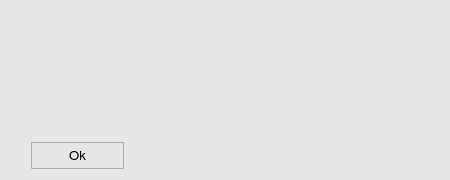
<?xml version="1.0" encoding="UTF-8"?>
<ui version="4.0">
 <class>infoWindow</class>
 <widget class="QWidget" name="infoWindow">
  <property name="geometry">
   <rect>
    <x>0</x>
    <y>0</y>
    <width>450</width>
    <height>180</height>
   </rect>
  </property>
  <property name="minimumSize">
   <size>
    <width>450</width>
    <height>180</height>
   </size>
  </property>
  <property name="maximumSize">
   <size>
    <width>452</width>
    <height>16777215</height>
   </size>
  </property>
  <property name="font">
   <font>
    <family>FreeSans</family>
    <pointsize>10</pointsize>
    <weight>50</weight>
    <bold>false</bold>
    <stylestrategy>PreferAntialias</stylestrategy>
   </font>
  </property>
  <property name="windowTitle">
   <string>Information</string>
  </property>
  <property name="windowIcon">
   <iconset>
    <normaloff>icons/info_popup_icon.svg</normaloff>icons/info_popup_icon.svg</iconset>
  </property>
  <property name="styleSheet">
   <string notr="true">QWidget {
	background-color: rgb(230,230,230);
}</string>
  </property>
  <layout class="QGridLayout" name="gridLayout">
   <item row="0" column="0">
    <layout class="QVBoxLayout" name="verticalLayout_2">
     <item>
      <layout class="QHBoxLayout" name="horizontalLayout">
       <item>
        <layout class="QVBoxLayout" name="verticalLayout">
         <item>
          <widget class="QLabel" name="iw_label_2">
           <property name="minimumSize">
            <size>
             <width>50</width>
             <height>50</height>
            </size>
           </property>
           <property name="maximumSize">
            <size>
             <width>50</width>
             <height>50</height>
            </size>
           </property>
           <property name="text">
            <string/>
           </property>
           <property name="pixmap">
            <pixmap>icons/info_popup_icon.svg</pixmap>
           </property>
           <property name="scaledContents">
            <bool>true</bool>
           </property>
          </widget>
         </item>
         <item>
          <spacer name="verticalSpacer">
           <property name="orientation">
            <enum>Qt::Vertical</enum>
           </property>
           <property name="sizeHint" stdset="0">
            <size>
             <width>20</width>
             <height>40</height>
            </size>
           </property>
          </spacer>
         </item>
        </layout>
       </item>
       <item>
        <spacer name="horizontalSpacer">
         <property name="orientation">
          <enum>Qt::Horizontal</enum>
         </property>
         <property name="sizeType">
          <enum>QSizePolicy::Fixed</enum>
         </property>
         <property name="sizeHint" stdset="0">
          <size>
           <width>20</width>
           <height>20</height>
          </size>
         </property>
        </spacer>
       </item>
       <item>
        <widget class="QLabel" name="iw_label_1">
         <property name="minimumSize">
          <size>
           <width>341</width>
           <height>120</height>
          </size>
         </property>
         <property name="maximumSize">
          <size>
           <width>341</width>
           <height>16777215</height>
          </size>
         </property>
         <property name="font">
          <font>
           <family>FreeSans</family>
           <pointsize>10</pointsize>
           <weight>50</weight>
           <bold>false</bold>
           <stylestrategy>PreferAntialias</stylestrategy>
          </font>
         </property>
         <property name="frameShape">
          <enum>QFrame::NoFrame</enum>
         </property>
         <property name="frameShadow">
          <enum>QFrame::Plain</enum>
         </property>
         <property name="lineWidth">
          <number>0</number>
         </property>
         <property name="midLineWidth">
          <number>0</number>
         </property>
         <property name="text">
          <string/>
         </property>
         <property name="textFormat">
          <enum>Qt::AutoText</enum>
         </property>
         <property name="alignment">
          <set>Qt::AlignJustify|Qt::AlignTop</set>
         </property>
         <property name="wordWrap">
          <bool>true</bool>
         </property>
        </widget>
       </item>
      </layout>
     </item>
     <item>
      <spacer name="verticalSpacer_2">
       <property name="orientation">
        <enum>Qt::Vertical</enum>
       </property>
       <property name="sizeHint" stdset="0">
        <size>
         <width>20</width>
         <height>17</height>
        </size>
       </property>
      </spacer>
     </item>
     <item>
      <layout class="QHBoxLayout" name="horizontalLayout_2">
       <item>
        <spacer name="horizontalSpacer_3">
         <property name="orientation">
          <enum>Qt::Horizontal</enum>
         </property>
         <property name="sizeType">
          <enum>QSizePolicy::Fixed</enum>
         </property>
         <property name="sizeHint" stdset="0">
          <size>
           <width>20</width>
           <height>20</height>
          </size>
         </property>
        </spacer>
       </item>
       <item>
        <widget class="QToolButton" name="iw_okButton">
         <property name="minimumSize">
          <size>
           <width>93</width>
           <height>27</height>
          </size>
         </property>
         <property name="maximumSize">
          <size>
           <width>93</width>
           <height>27</height>
          </size>
         </property>
         <property name="font">
          <font>
           <family>FreeSans</family>
           <pointsize>10</pointsize>
           <weight>50</weight>
           <bold>false</bold>
           <stylestrategy>PreferDefault</stylestrategy>
          </font>
         </property>
         <property name="styleSheet">
          <string notr="true">QToolButton {
	border: 1px solid #acacac;
	border-radius: 1px;
	background-color: qlineargradient(x1:0, y1:0, x2:0, y2:1,
									stop:0 #f0f0f0, stop:1 #e5e5e5);
}

QToolButton:hover {
	border: 1px solid #7eb4ea;
	border-radius: 1px;
	background-color: qlineargradient(x1:0, y1:0, x2:0, y2:1,
									stop:0 #ecf4fc, stop:1 #dcecfc);
}

QToolButton:pressed {
	border: 1px solid #579de5;
	border-radius: 1px;
	background-color: qlineargradient(x1:0, y1:0, x2:0, y2:1,
									stop:0 #daecfc, stop:1 #c4e0fc);
}</string>
         </property>
         <property name="text">
          <string>Ok</string>
         </property>
        </widget>
       </item>
       <item>
        <spacer name="horizontalSpacer_4">
         <property name="orientation">
          <enum>Qt::Horizontal</enum>
         </property>
         <property name="sizeHint" stdset="0">
          <size>
           <width>40</width>
           <height>20</height>
          </size>
         </property>
        </spacer>
       </item>
      </layout>
     </item>
    </layout>
   </item>
  </layout>
 </widget>
 <resources/>
 <connections/>
</ui>
